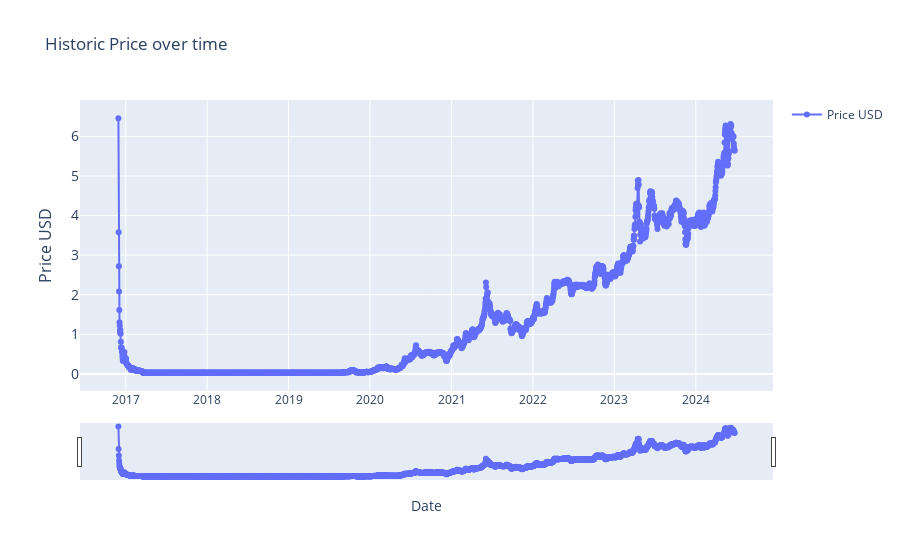

Notebook code for this chart:
### Markdown cell above
### Historic Price (0)

### Code cell
# > Historic Price (Basic)

import plotly.graph_objects as go
import pandas as pd
from ipywidgets import interact, DatePicker
import numpy as np

# renames current item to df
df = current_item

# Function to update the graph based on the selected date range
def update_graph(start_date, end_date):
    # Filtering the data based on the date range
    mask = (df.index >= pd.to_datetime(start_date)) & (df.index <= pd.to_datetime(end_date))
    filtered_data = df.loc[mask]

    # Creating the plot
    fig = go.Figure()
    fig.add_trace(go.Scatter(x=filtered_data.index, y=filtered_data['price_usd'], mode='lines+markers', name='Price USD'))

    # Formatting
    fig.update_layout(
        title='Historic Price over time',
        xaxis_title='Date',
        yaxis_title='Price USD',
        yaxis=dict(
            title='Price USD',
            titlefont_size=16,
            tickfont_size=14,
        ),
        xaxis=dict(  # Added lines for range slider
            rangeslider=dict(
                visible=True
            ),
            type="date"
        ),
        showlegend=True

        )

    fig.show()


# Creating interactive widgets for date selection
start_date_picker = DatePicker(description='Start Date', value=current_item.index[0], disabled=False)
end_date_picker = DatePicker(description='End Date', value=current_item.index[-1], disabled=False)

# Display the interactive widget
interact(update_graph, start_date=start_date_picker, end_date=end_date_picker)

### Figure 1 — Plotly figure (JSON) as saved in the notebook; plotly's stock layout.template omitted (floating-point values rounded to 4 significant figures; data arrays with more than 128 entries replaced by an {"elided": "..."} marker saying what was removed)
{"data": [{"mode": "lines+markers", "name": "Price USD", "type": "scatter", "x": {"elided": "2764 str values"}, "y": {"elided": "2764 float values"}}], "layout": {"showlegend": true, "title": {"text": "Historic Price over time"}, "xaxis": {"rangeslider": {"visible": true}, "title": {"text": "Date"}, "type": "date"}, "yaxis": {"tickfont": {"size": 14}, "title": {"font": {"size": 16}, "text": "Price USD"}}}}
